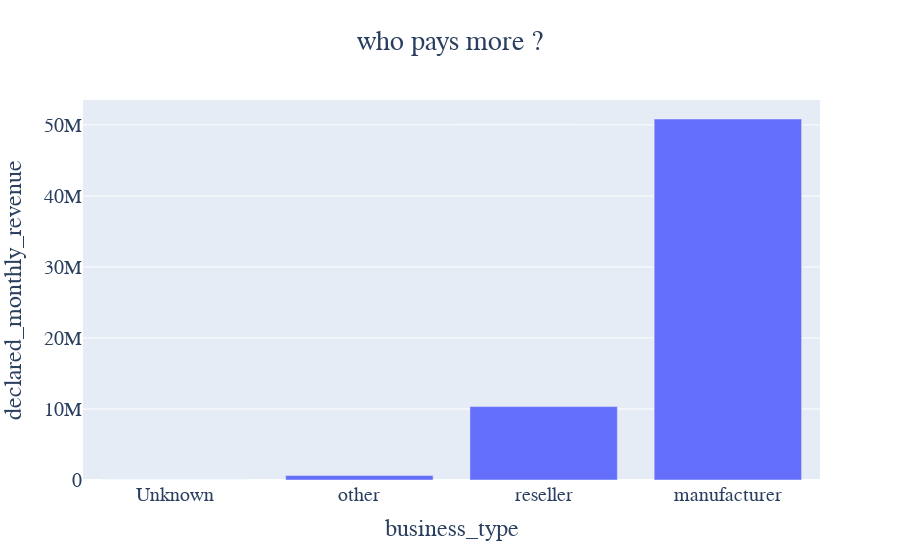

Notebook source saved alongside this figure:
### Code cell
q9 = cd.groupby('business_type',as_index=False)['declared_monthly_revenue'].sum()\
            .sort_values(by='declared_monthly_revenue')

ex.bar(q9,x='business_type',y ='declared_monthly_revenue',
       title='who pays more ?').update_layout(title_x=0.5,font=dict(family="moon heavy",size=20,))

### Figure 1 — Plotly figure (JSON) as saved in the notebook; plotly's stock layout.template omitted (floating-point values rounded to 4 significant figures)
{"data": [{"alignmentgroup": "True", "hovertemplate": "business_type=%{x}<br>declared_monthly_revenue=%{y}<extra></extra>", "legendgroup": "", "marker": {"color": "#636efa", "pattern": {"shape": ""}}, "name": "", "offsetgroup": "", "orientation": "v", "showlegend": false, "textposition": "auto", "type": "bar", "x": ["Unknown", "other", "reseller", "manufacturer"], "xaxis": "x", "y": [0, 626000, 10333006, 50825000], "yaxis": "y"}], "layout": {"barmode": "relative", "font": {"family": "moon heavy", "size": 20}, "legend": {"tracegroupgap": 0}, "title": {"text": "who pays more ?", "x": 0.5}, "xaxis": {"anchor": "y", "domain": [0, 1], "title": {"text": "business_type"}}, "yaxis": {"anchor": "x", "domain": [0, 1], "title": {"text": "declared_monthly_revenue"}}}}
